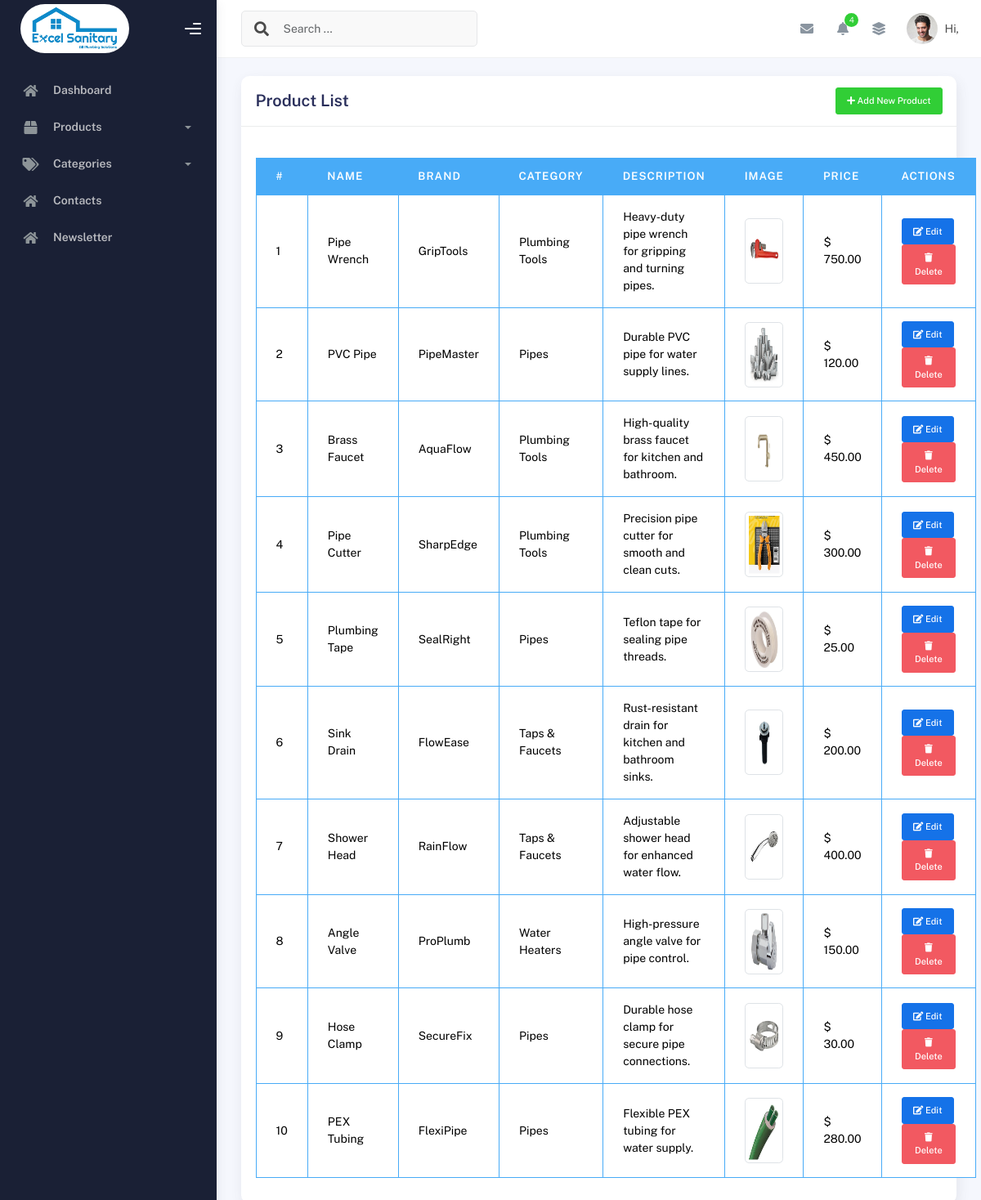
Page /Adminapp/ProductDisplay/ on the committed database.
### adminapp/models.py (models this page shows)
class ProductDB(models.Model):
    name = models.CharField(max_length=255, blank=True, null=True)
    brand = models.CharField(max_length=255, blank=True, null=True)
    category = models.CharField(max_length=255, blank=True, null=True)
    description = models.TextField(blank=True, null=True)
    image = models.ImageField(upload_to='product_images/', blank=True, null=True)
    price = models.DecimalField(max_digits=10, decimal_places=2, blank=True, null=True)

### adminapp/views.py (the view)
# urls.py: path('ProductDisplay/', views.ProductDisplay, name='ProductDisplay'),
def ProductDisplay(request):
    data = ProductDB.objects.all()
    return render(request,"ProductDisplay.html",{'products':data})

### adminapp/templates/ProductDisplay.html (shortened to what this page needs)
<!DOCTYPE html>
{% extends 'admin_home.html' %}
{% block content %}
<div class="card">
    <div class="card-header">
        <div class="card-title">Product List
            <a href="{% url 'ProductAdd' %}" class="btn btn-sm text-white btn-success mr-1" style="float: right;">
                <i class="fas fa-plus"></i> Add New Product
            </a>
        </div>
    </div>
    <div class="card-body">
        <table class="table table-bordered table-head-bg-info table-bordered-bd-info mt-4">
            <thead>
                <tr>
                    <th scope="col">#</th>
                    <th scope="col">Name</th>
                    <th scope="col">Brand</th>
                    <th scope="col">Category</th>
                    <th scope="col">Description</th>
                    <th scope="col">Image</th>
                    <th scope="col">Price</th>
                    <th scope="col">Actions</th>
                </tr>
            </thead>
            <tbody>
                {% for product in products %}
                <tr>
                    <td>{{ product.id }}</td>
                    <td>{{ product.name }}</td>
                    <td>{{ product.brand }}</td>
                    <td>{{ product.category }}</td>
                    <td>{{ product.description }}</td>
                    <td>
                        <img src="{{ product.image.url }}" alt="{{ product.name }} image" class="img-thumbnail" style="width:80px; height:80px;">
                    </td>
                    <td>$ {{ product.price }}</td>
                    <td>
                        <a href="{% url 'ProductEdit' product.id %}" class="btn btn-sm btn-primary mr-1">
                            <i class="fas fa-edit"></i> Edit
                        </a>
                        <a href="{% url 'ProductDelete' product.id %}" class="btn btn-sm btn-danger">
                            <i class="fas fa-trash"></i> Delete
                        </a>
                    </td>
                </tr>
                {% endfor %}
            </tbody>
        </table>
    </div>
</div>
{% endblock %}

### adminapp/templates/admin_home.html (shortened to what this page needs)
<!DOCTYPE html>
{% load static %}
<html lang="en">
  <head>
    <link rel="stylesheet" href="{% static 'adminfiles/assets/css/bootstrap.min.css' %}" />
    <link rel="stylesheet" href="{% static 'adminfiles/assets/css/plugins.min.css' %}" />
    <link rel="stylesheet" href="{% static 'adminfiles/assets/css/kaiadmin.min.css' %}" />
    <link href="https://cdnjs.cloudflare.com/ajax/libs/font-awesome/5.15.4/css/all.min.css" rel="stylesheet">
    <link rel="stylesheet" href="{% static 'adminfiles/assets/css/demo.css' %}" />
  </head>
  <body>
    <div class="wrapper">
      <div class="sidebar" data-background-color="dark">
        <div class="sidebar-logo">
          <div class="logo-header" data-background-color="dark">
            <a href="index.html" class="logo">
              <img
                src="{% static 'adminfiles/assets/img/kaiadmin/banner.jpeg' %}"
                alt="navbar brand"
                class="navbar-brand"
                height="60px"
                style="border-radius:30px;"
              />
            </a>
            <div class="nav-toggle">
              <button class="btn btn-toggle toggle-sidebar">
                <i class="gg-menu-right"></i>
              </button>
            </div>
          </div>
        </div>
        <div class="sidebar-wrapper scrollbar scrollbar-inner">
          <div class="sidebar-content">
            <ul class="nav nav-secondary">
              <li class="nav-item">
                <a href="{% url 'admin_home' %}"aria-expanded="false">
                  <i class="fas fa-home"></i>
                  <p>Dashboard</p>
                </a>
              </li>
              <li class="nav-item">
                <a data-bs-toggle="collapse" href="#ProductsidebarLayouts">
                  <i class="fas fa-box"></i>
                  <p>Products</p>
                  <span class="caret"></span>
                </a>
              </li>
              <li class="nav-item">
                <a data-bs-toggle="collapse" href="#sidebarLayouts">
                  <i class="fas fa-tags"></i>
                  <p>Categories</p>
                  <span class="caret"></span>
                </a>
              </li>
              <li class="nav-item">
                <a href="{% url 'ContactDisplay' %}"aria-expanded="false">
                  <i class="fas fa-home"></i>
                  <p>Contacts</p>
                </a>
              </li>
              <li class="nav-item">
                <a href="{% url 'NewsletterDisplay' %}" aria-expanded="false">
                  <i class="fas fa-home"></i>
                  <p>Newsletter</p>
                </a>
              </li>
            </ul>
          </div>
        </div>
      </div>
      <div class="main-panel">
        <div class="main-header">
          <nav
            class="navbar navbar-header navbar-header-transparent navbar-expand-lg border-bottom"
          >
            <div class="container-fluid">
              <nav
                class="navbar navbar-header-left navbar-expand-lg navbar-form nav-search p-0 d-none d-lg-flex"
              >
                <div class="input-group">
                  <div class="input-group-prepend">
                    <button type="submit" class="btn btn-search pe-1">
                      <i class="fa fa-search search-icon"></i>
                    </button>
                  </div>
                  <input
                    type="text"
                    placeholder="Search ..."
                    class="form-control"
                  />
                </div>
              </nav>
              <ul class="navbar-nav topbar-nav ms-md-auto align-items-center">
                <li class="nav-item topbar-icon dropdown hidden-caret">
                  <a
                    class="nav-link dropdown-toggle"
                    href="#"
                    id="messageDropdown"
                    role="button"
                    data-bs-toggle="dropdown"
                    aria-haspopup="true"
                    aria-expanded="false"
                  >
                    <i class="fa fa-envelope"></i>
                  </a>
                </li>
                <li class="nav-item topbar-icon dropdown hidden-caret">
                  <a
                    class="nav-link dropdown-toggle"
                    href="#"
                    id="notifDropdown"
                    role="button"
                    data-bs-toggle="dropdown"
                    aria-haspopup="true"
                    aria-expanded="false"
                  >
                    <i class="fa fa-bell"></i>
                    <span class="notification">4</span>
                  </a>
                </li>
                <li class="nav-item topbar-icon dropdown hidden-caret">
                  <a
                    class="nav-link"
                    data-bs-toggle="dropdown"
                    href="#"
                    aria-expanded="false"
                  >
                    <i class="fas fa-layer-group"></i>
                  </a>
                </li>
                <li class="nav-item topbar-user dropdown hidden-caret">
                  <a
                    class="dropdown-toggle profile-pic"
                    data-bs-toggle="dropdown"
                    href="#"
                    aria-expanded="false"
                  >
                    <div class="avatar-sm">
                      <img
                        src="{% static 'adminfiles/assets/img/profile.jpg' %}"
                        alt="..."
                        class="avatar-img rounded-circle"
                      />
                    </div>
                    <span class="profile-username">
                      <span class="op-7">Hi, </span>
                    </span>
                  </a>
                </li>
              </ul>
            </div>
          </nav>
        </div>
        <div class="container">
  <div class="page-inner">
    {% block content %}{% endblock %}
  </div>
</div>
    </div>
  </body>
</html>

### rows in the picture
ProductDB: id "1", name "Pipe Wrench", brand "GripTools", category "Plumbing Tools", description "Heavy-duty pipe wrench for gripping and turning pipes.", image (picture), price "750.00"
ProductDB: id "2", name "PVC Pipe", brand "PipeMaster", category "Pipes", description "Durable PVC pipe for water supply lines.", image (picture), price "120.00"
ProductDB: id "3", name "Brass Faucet", brand "AquaFlow", category "Plumbing Tools", description "High-quality brass faucet for kitchen and bathroom.", image (picture), price "450.00"
ProductDB: id "4", name "Pipe Cutter", brand "SharpEdge", category "Plumbing Tools", description "Precision pipe cutter for smooth and clean cuts.", image (picture), price "300.00"
ProductDB: id "5", name "Plumbing Tape", brand "SealRight", category "Pipes", description "Teflon tape for sealing pipe threads.", image (picture), price "25.00"
ProductDB: id "6", name "Sink Drain", brand "FlowEase", category "Taps & Faucets", description "Rust-resistant drain for kitchen and bathroom sinks.", image (picture), price "200.00"
ProductDB: id "7", name "Shower Head", brand "RainFlow", category "Taps & Faucets", description "Adjustable shower head for enhanced water flow.", image (picture), price "400.00"
ProductDB: id "8", name "Angle Valve", brand "ProPlumb", category "Water Heaters", description "High-pressure angle valve for pipe control.", image (picture), price "150.00"
ProductDB: id "9", name "Hose Clamp", brand "SecureFix", category "Pipes", description "Durable hose clamp for secure pipe connections.", image (picture), price "30.00"
ProductDB: id "10", name "PEX Tubing", brand "FlexiPipe", category "Pipes", description "Flexible PEX tubing for water supply.", image (picture), price "280.00"
